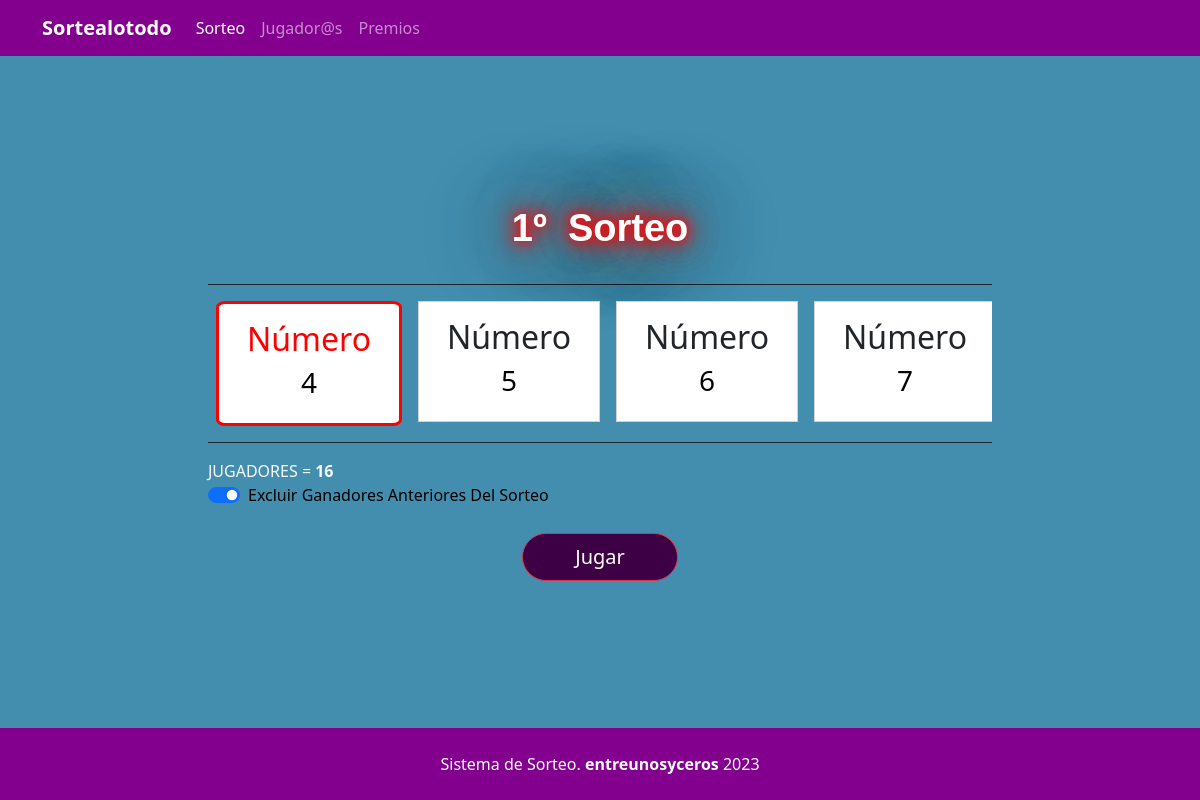
The page / on the database its author committed.
### tables this page shows
CREATE TABLE `tickets` (
  `id` int(11) NOT NULL,
  `code` varchar(50) NOT NULL,
  `name` text NOT NULL
);

### conexion/db-connect.php (called while the page is built, shortened)
<?php
class Database {
    private $host = "localhost";
    private $username = "root";
    private $password = "36159152";
    private $dbname = "rifa";
    public function __construct() {
        $this->conn = new mysqli($this->host, $this->username, $this->password, $this->dbname);
    }
}

### includes/draw1.php (the view, shortened to what this page needs)
<div id="ticket-list" class="d-flex overflow-hidden">
            <?php
            $highlight = false;
            $where = "";
            if (!isset($_GET['include_winners'])) {
                $where = "where id not in (SELECT ticket_id FROM `winners`)";
            }
            $db = new Database();
            $stmt = $db->conn->prepare("SELECT * FROM `tickets` {$where} order by `name` asc");
            $stmt->execute();
            $result = $stmt->get_result();
            if ($result->num_rows > 0) :
                while ($row = $result->fetch_assoc()) :
            ?>
                    <div class="col-auto ticket-item <?= (!$highlight) ? 'highlight-item' : '' ?>" data-id="<?= $row['id'] ?>">
                        <div class="card rounded-0 mx-2">
                            <div class="card-body">
                                <div class="container-fluid item-details">
                                    <h2 class="text-center item-name"><?= $row['name'] ?></h2>
                                    <h3 class="text-muted text-center item-code"><?= $row['code'] ?></h3>
                                </div>
                            </div>
                        </div>
                    </div>
                    <?php $highlight = true; ?>
                <?php endwhile; ?>
            <?php else : ?>
            <?php endif; ?>
        </div>
        <hr>
        <div class="d-flex w-100 justify-content-between align-items-end">
            <div class="col-auto">
                <div class="text-light">JUGADORES = <b><?= number_format($result->num_rows) ?></b></div>
                <div class="form-check form-switch">
                    <input class="form-check-input" type="checkbox" role="switch" id="exclude_winners" <?= (!isset($_GET['include_winners'])) ? "checked" : "" ?>>
                    <label class="form-check-label text-muted" for="exclude_winners">Excluir Ganadores Anteriores Del Sorteo</label>
                </div>
            </div>
        </div>
        <div class="text-center mt-4">
            <button class="btn btn-lg btn-danger rounded-pill col-lg-4 col-md-6 col-sm-8 col-xs-10" type="button" id="draw">Jugar</button>
        </div>
    </div>
</div>

### css/style.css (style rules this page uses)
html, body { height: 100%; width: 100%; }
body { display: flex; flex-direction: column; background:#438EAE; }
.ticket-item.highlight-item>.card { border:3px solid #fd0000; border-radius: 5% !important; color: red; }
#ticket-list { scroll-behavior: smooth; }
.text-muted { color:#000 !important; }
hr { opacity: 1.1 !important; }
#draw { width: 20%; background: #3e0044; }

### rows shown on the page
tickets: name "Número", code "4"
tickets: name "Número", code "5"
tickets: name "Número", code "6"
tickets: name "Número", code "7"

### other values the page prints
$draw_text "1º Sorteo"
$result->num_rows "16"
